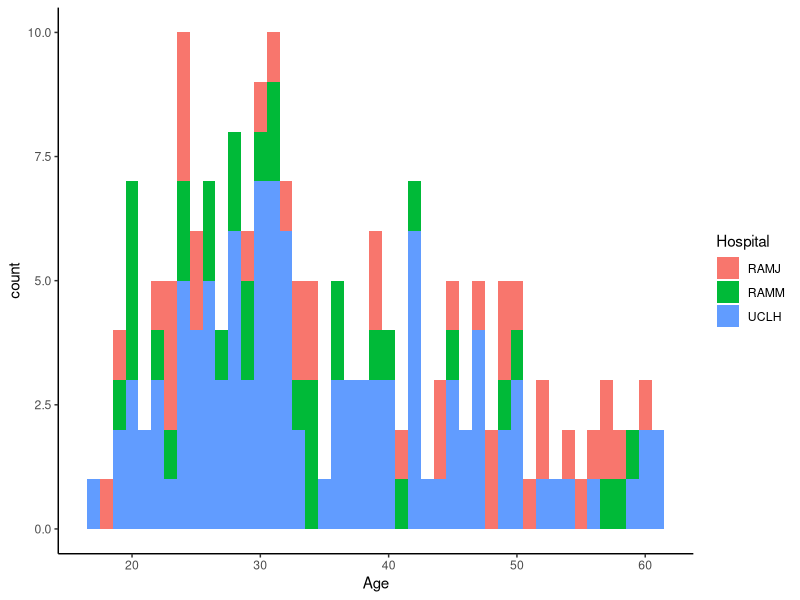
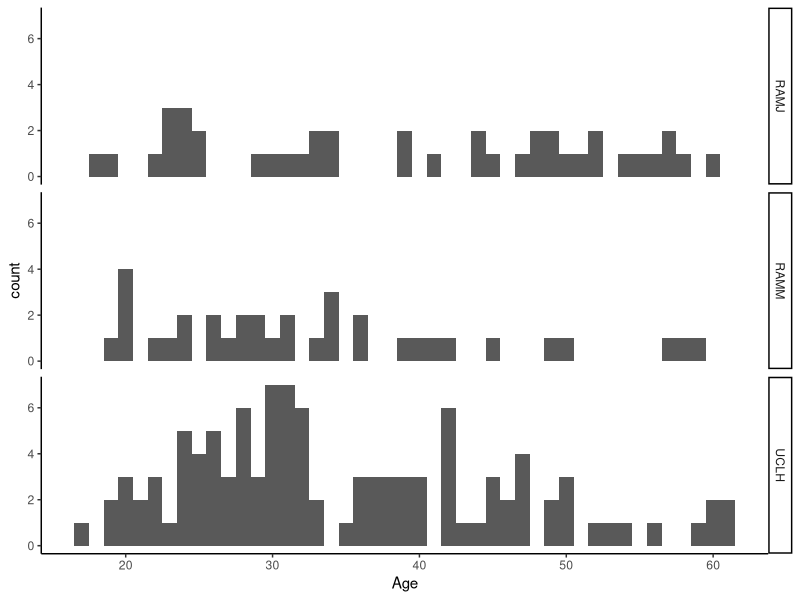
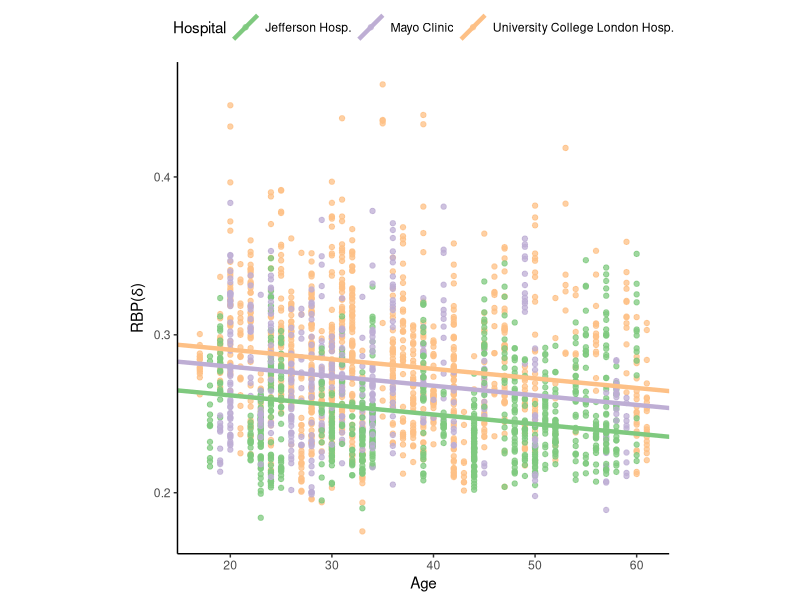
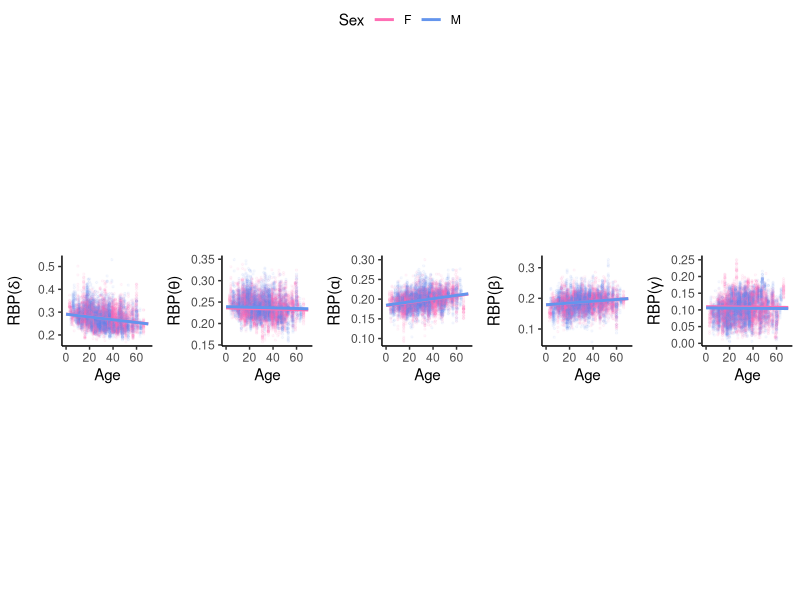
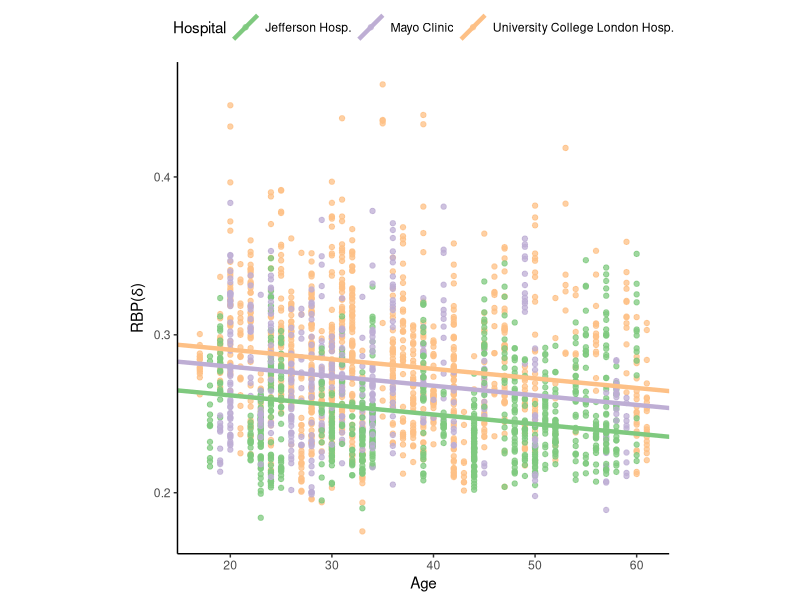
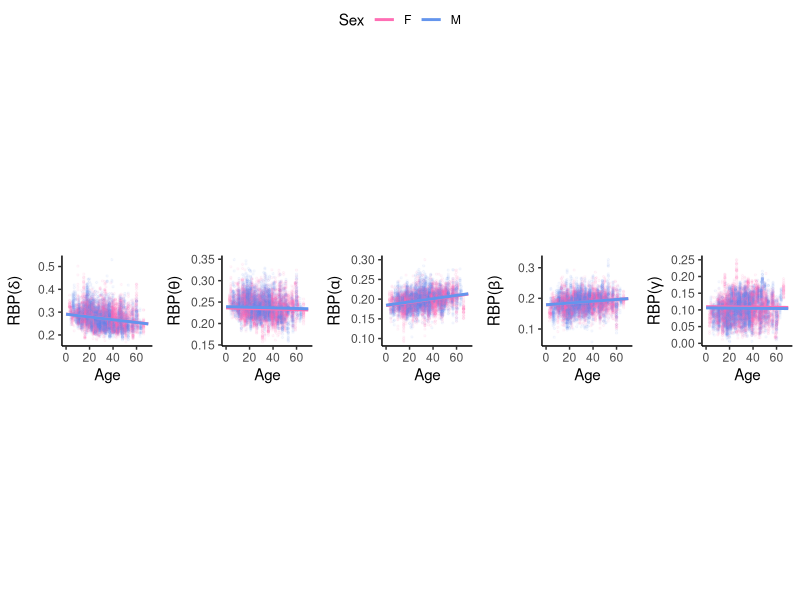

Generate these figures, in order, with R:
################################################################################

## Script to to produce figures to demonstrate fixedeffect importance visually
##
## FIGURE 3:
## Fit the age model in an example band (delta) then pull out 3 example
## hospitals (UCL, Jefferson, Mayo) to demonstrate the hospital offset
## 
## FIGURE 4:
## Fit the full model in all bands then plot fitted line for each sex to
## demonstrate lack of sex effect



#### PRELIMINARIES #############################################################

# packages
library(tidyverse)     # data frames & ggplot 
library(lme4)          # linear mixed models
library(ggeffects)     # for plotting (predict_response function)
library(RColorBrewer)  # more colour palettes
library(ggpubr)        # arranging plots
theme_set(theme_classic())

# set working directory to script location (2_analysis)
setwd(dirname(rstudioapi::getSourceEditorContext()$path))

# folder for storing results (included in all scripts with outputs -> warnings off)
dir.create("../3_output", showWarnings = F)

# data (not mirrored)
BPdata_full = read.csv("../1_data/ROI1_wholebrain_RBP.csv") 

# frequency band labels
band=c("delta","theta","alpha","beta","gamma")



#### PLOTTING HOSPITAL EFFECT (FIGURE 3) #######################################

# run the age model in delta and extract regression coefficients
age_mod_del = lmer(deltaBP ~ Age + (1|Hospital), data = BPdata_full)
age_model_coefs = coef(age_mod_del)$Hospital %>% 
  rename(Intercept = `(Intercept)`, Slope = Age) %>% 
  rownames_to_column("Hospital")


# keeping three reasonably well populated hospitals with similar age range
ages = BPdata_full %>% filter(Hospital %in% c("UCLH", "RAMM","RAMJ")) %>%
  select(Pat_ID,Hospital,Age) %>%
  distinct()
# check
ggplot(aes(x=Age,fill=Hospital),data=ages) + geom_histogram(binwidth = 1)
ggplot(aes(x=Age),data=ages) + geom_histogram(binwidth = 1) + facet_grid(vars(Hospital))


# suitable data frame for plotting
# include data and model & retain only selected hospitals
# for visualisation purposes, drop singular point that is an outlier when using
# only these hospitals
hosp_effects_df = left_join(BPdata_full,age_model_coefs,by="Hospital") %>% 
  filter(deltaBP<0.5) %>% 
  filter(Hospital %in% c("UCLH", "RAMM","RAMJ")) %>%
  select(c(Hospital, Pat_ID, Age, Sex, Intercept, Slope, deltaBP))

# plot
hosp_effects_plot =
  ggplot(aes(x=Age, y=deltaBP, col=Hospital), data=hosp_effects_df) +
  geom_point(na.rm = T, alpha = 0.75) +
  geom_abline(aes(intercept=Intercept, slope=Slope, colour=Hospital),lwd = 1.5) +
  theme(legend.position = "top", aspect.ratio = 1) + ylab(expression("RBP("*delta*")")) +
  scale_color_manual(values = brewer.pal(3, "Accent"), labels=c("Jefferson Hosp.","Mayo Clinic","University College London Hosp."))

# view
hosp_effects_plot

#save
pdf("../3_output/hospital_effect.pdf",width=6,height = 6)
hosp_effects_plot
dev.off()


# for publication, three example icEEG segments will be shown next to the plot
# (added in Illustrator) to complete figure 3
# the below finds their subject IDs (looking for same age/sex)
hosp_effects_df %>% filter(Age==33 & Sex=="M") %>% select(Pat_ID,Hospital,Age,Sex) %>% distinct()

rm(age_model_coefs, ages, age_mod_del)


#### PLOTTING SEX EFFECT #######################################################


# run the full model in all bands and extract fitted values
for (i in 1:length(band)) {
  
  # band-specific model
  mod = formula(paste0(band[i],"BP~Age+Sex+(1|Hospital)"))
  model = lmer(mod, data = BPdata_full)
  
  # fitted values
  pred = predict_response(model, terms = c("Age", "Sex")) %>% rename(Age=x, Sex=group)
  
  # rename
  assign(paste0(band[i],"_pred"),pred)
  
}

rm(mod,i,pred,model,band)


# function to plot fitted line per sex overlaid on data points in one band 
sex_plot = function(RBP_band,label,pred_df) {
  ggplot(aes(y=.data[[RBP_band]],x=Age, col=Sex),data=BPdata_full) +
    ylab(substitute("RBP("*label*")")) +
    geom_point(alpha=0.05, size=0.5) +
    geom_line(aes(x=Age,y=predicted,group=Sex,col=Sex),lwd=1, data=pred_df, inherit.aes = F) +
    theme(legend.position = "none", aspect.ratio = 1) +
    scale_color_manual(values=c("hotpink1","cornflowerblue"))
}


# combine to create figure for all bands with shared legend
sex_effects_plot = 
  ggarrange(sex_plot("deltaBP",delta,delta_pred),
            sex_plot("thetaBP",theta,theta_pred),
            sex_plot("alphaBP",alpha,alpha_pred),
            sex_plot("betaBP" ,beta ,beta_pred ),
            sex_plot("gammaBP",gamma,gamma_pred),
            ncol=5, nrow=1, common.legend = T,legend = "top", align = "v")

# view
sex_effects_plot

# save
pdf("../3_output/sex_effect.pdf",width = 8, height = 2)
sex_effects_plot
dev.off()
